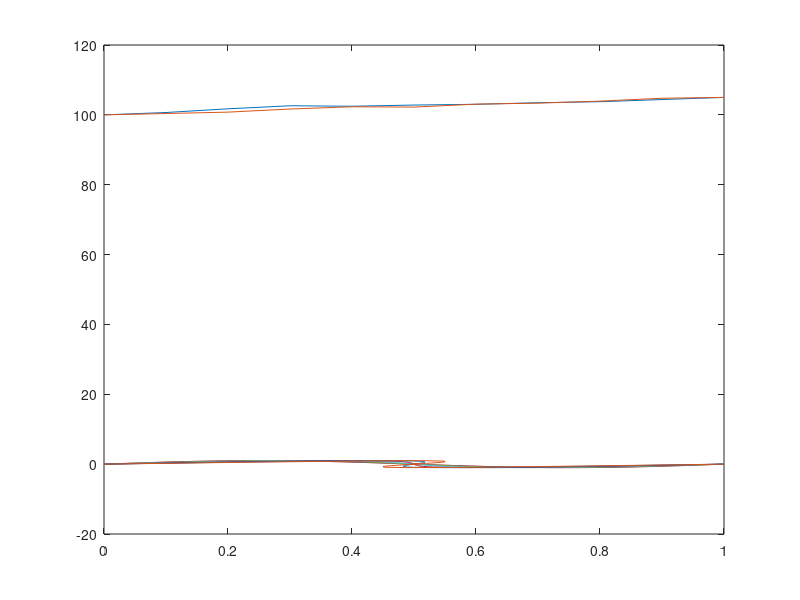

Recreate this plot in MATLAB. (Note: this script raises an error after producing the figure.)
%%Uniform random variable
a=3;
b=5;
random_vars_b_a = (b-a)*rand+a;

%%  finite Discrete Random variable generation
%% Brownian Bridge
x=100;
y=105;
T=1;
NbTraj=2;
NbPas=10;
DeltaT = T/NbPas;

dw =[zeros(NbTraj,1),sqrt(DeltaT)*randn(NbTraj,NbPas)];
w =cumsum(dw,2);
Inc =[zeros(NbTraj,1), ...
    repmat(DeltaT/T*(y-x-w(:,NbPas+1)),1,NbPas)];
rep=w+x+cumsum(Inc,2);
figure
plot([0:DeltaT:1],rep)
%% steps to compute Euler approximations
%NbTraj -number of trajectory
%Number of step to simulate 

%%
x=0:0.01:1;
u_0=sin(2*pi*x);
hold on
plot (x,u_0)
for i=0:0.05:.25
    u=sin(2*pi*x);
    x=x+i*u;
    if mod(i,0.05)==0
        hold on
        plot(x,u)
    end
end
%hold on
%plot(x,u)

%%
[r, the] = cart2plr(13,4)

